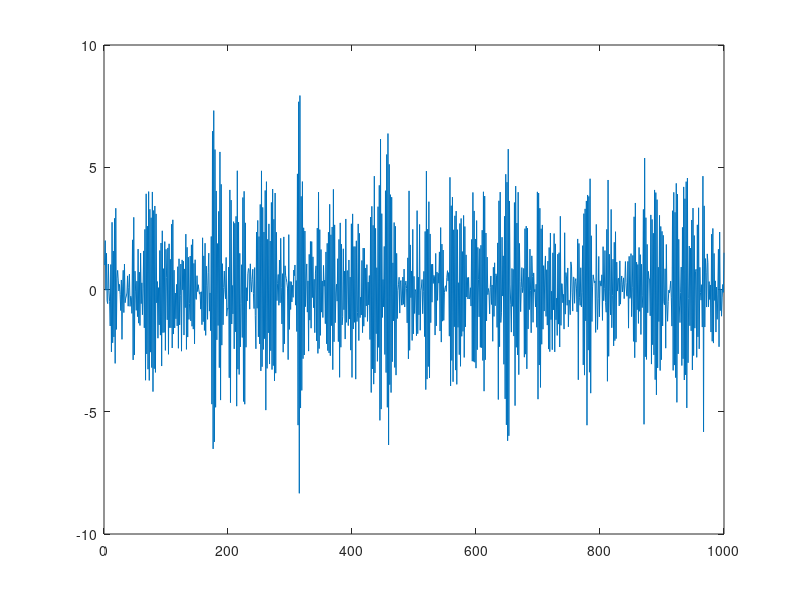
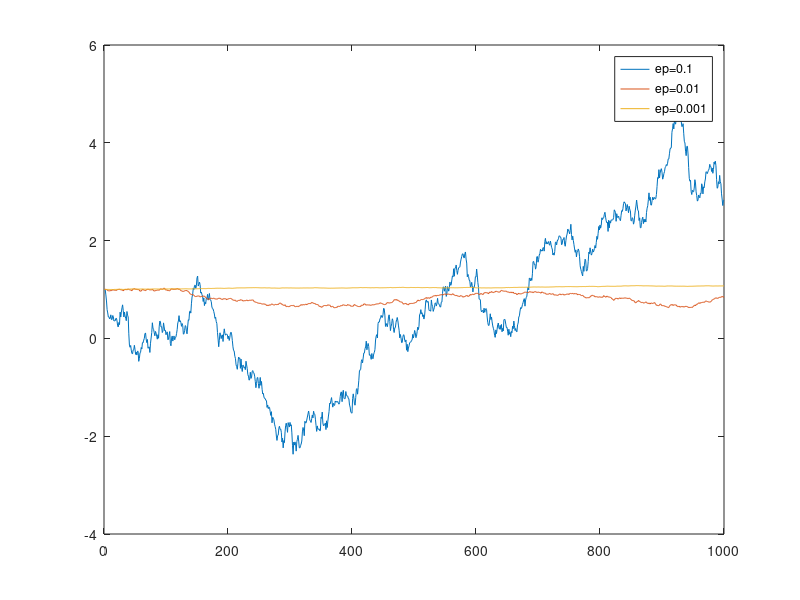

Source code (MATLAB) for these figures, in order:
%% q2
N=1000;
y=zeros(N,1);
y(1)=1;
y(2)=2;
a1=-1;
a2=-0.1;
for k=3:N
    wk=normrnd(0,1);
    y(k)=a1*y(k-1)+a2*y(k-2)+wk;
end
plot(1:N,y)

%% q3
% Asymptotically stationary
for N=1000:1000:3000
    %simulate AR model as q2
    y=zeros(N,1);
    y(1)=1;
    y(2)=2;
    a1=-1;
    a2=-0.1;
    for k=3:N
        wk=normrnd(0,1);
        y(k)=a1*y(k-1)+a2*y(k-2)+wk;
    end
    % LS estimator
    pha=zeros(N-2,2);
    Yout=zeros(N-2,1);
    Yout=y(3:N);
    pha(:,1)=y(2:N-1);
    pha(:,2)=y(1:N-2);
    theta=inv(pha'*pha)*pha'*Yout;
    %mean square error  
    accuracy(N/1000)=immse(theta,[a1;a2]);
end
figure
scatter(1000:1000:3000,accuracy)
title("Accuracy of the LS  estimate with increasing data length");

% Non-asymptotically stationary
%When the model is not asymptotically stationary, y(N) will go to
%infinite.Infinite values cannot be calculated here.

%% q4
%(a)
N=1000;
theta(1)=1;
eplist=[0.1,0.01,0.001];
for ep=eplist
    for k=1:N
        pha=normrnd(0,1);
        v=normrnd(0,1);
        wk=normrnd(0,1);
        theta(k+1)=theta(k)+ep*wk;
    end
    plot(1:N,theta(1:N));
    hold on
end
legend('ep=0.1','ep=0.01','ep=0.001')

%% (b)
N=1000;
pha=zeros(N,1);
theta=zeros(N,1);
v=zeros(N,1);
y=zeros(N,1);
theta(1)=0.6;
ep=0.0001;
for k=1:N
        pha(k)=normrnd(0,1);
        v(k)=normrnd(0,1);
        wk(k)=normrnd(0,1);
        theta(k+1)=theta(k)+ep*wk(k);
        y(k)=pha(k)*theta(k)+v(k);
end
% RLS
theta_est(1)=1;
rou=0.999;
p=zeros(N,1);
p(1)=0.1;
for k=1:N-1
    alpha=rou^(N-k-1);
    theta_est(k+1)=theta_est(k)+(p(k)*pha(k+1))/(1/alpha+pha(k+1)'*p(k)*pha(k+1))*(y(k+1)-pha(k+1)'*theta_est(k));
    p(k+1)=p(k)-(p(k)*pha(k+1)*pha(k+1)'*p(k))/(1/alpha+pha(k+1)'*p(k)*pha(k+1));
end
theta(N)
theta_est(N)




